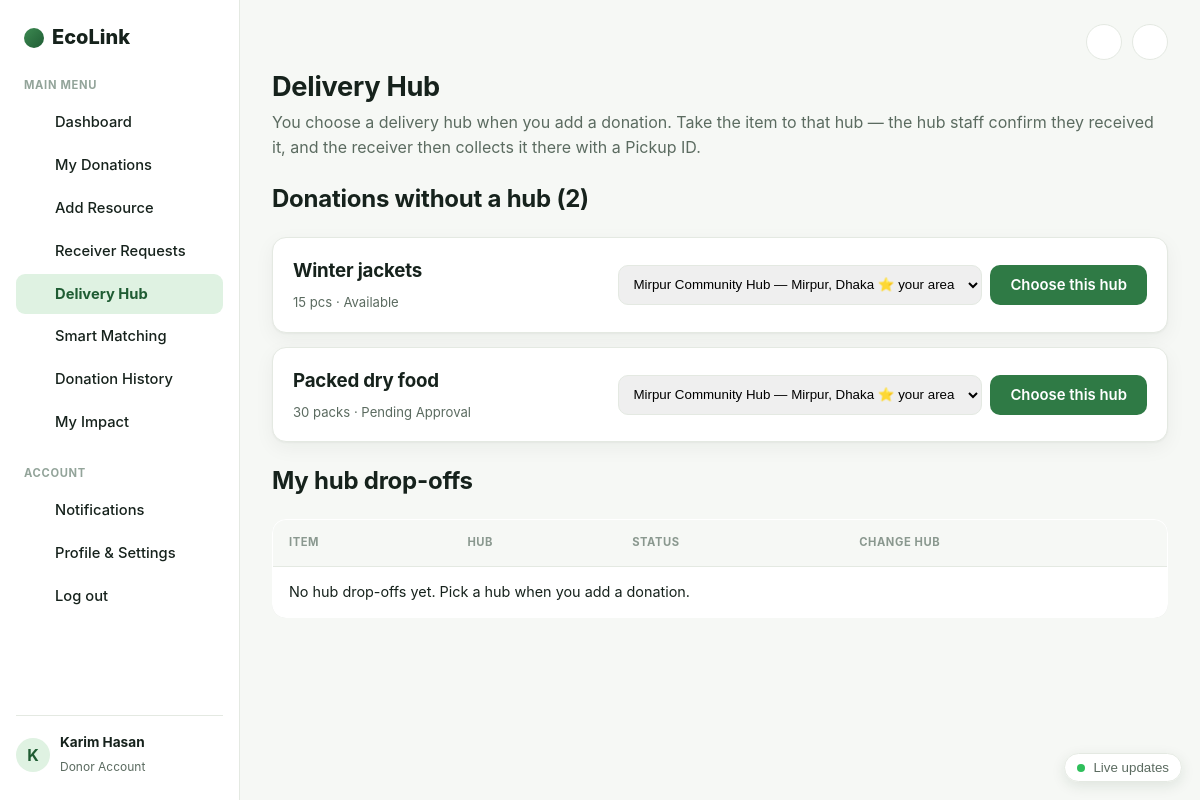
Page /donor/hub_dropoff.php (signed in) on the committed database.
### tables this page shows
CREATE TABLE IF NOT EXISTS donations (
    donation_id         INT AUTO_INCREMENT PRIMARY KEY,
    donor_id            INT NOT NULL,
    category_id         INT NOT NULL,
    title               VARCHAR(200) NOT NULL,
    description         TEXT NULL,
    quantity            INT NOT NULL DEFAULT 1,
    unit                VARCHAR(30) NOT NULL DEFAULT 'pcs',
    condition_grade     ENUM('new','like_new','good','fair') NOT NULL DEFAULT 'good',
    pickup_address      VARCHAR(255) NOT NULL,
    latitude            DOUBLE NULL,
    longitude           DOUBLE NULL,
    expiry_datetime     DATETIME NULL,
    image_path          VARCHAR(255) NULL,
    status              ENUM('pending_approval','available','matched','accepted','pickup','delivered','completed','cancelled','rejected')
                        NOT NULL DEFAULT 'pending_approval',
    matched_receiver_id INT NULL,
    matched_score       DECIMAL(6,2) NULL,
    approved_by         INT NULL,
    approved_at         DATETIME NULL,
    rejection_reason    VARCHAR(255) NULL,
    created_at          TIMESTAMP NOT NULL DEFAULT CURRENT_TIMESTAMP,
    updated_at          TIMESTAMP NOT NULL DEFAULT CURRENT_TIMESTAMP ON UPDATE CURRENT_TIMESTAMP,
    INDEX idx_don_status (status),
    INDEX idx_don_donor (donor_id),
    INDEX idx_don_receiver (matched_receiver_id),
    INDEX idx_don_cat (category_id),
    CONSTRAINT fk_don_donor FOREIGN KEY (donor_id) REFERENCES users(user_id) ON DELETE CASCADE,
    CONSTRAINT fk_don_cat   FOREIGN KEY (category_id) REFERENCES resource_categories(category_id)
);

### config/app.php (called while the page is built, shortened)
<?php
function e(string $str): string {
    return htmlspecialchars($str, ENT_QUOTES, 'UTF-8');
}

### donor/hub_dropoff.php (the view, shortened to what this page needs)
<?php
require_once __DIR__ . '/../config/app.php';
$db = getDB();
$uid = currentUserId();
$me = $db->prepare("SELECT COALESCE(NULLIF(pickup_area,''), address) FROM users WHERE user_id = ?");
$me->execute([$uid]);
$myArea = (string)$me->fetchColumn();
$hubs = $db->query("SELECT * FROM delivery_hubs WHERE is_active = 1 ORDER BY area, name")->fetchAll();
usort($hubs, fn($a, $b) => (int)sameArea($b['area'], $myArea) <=> (int)sameArea($a['area'], $myArea));
$st = $db->prepare(
    "SELECT d.donation_id, d.title, d.quantity, d.unit, d.status
     FROM donations d
     WHERE d.donor_id = ? AND d.status IN ('pending_approval','available','matched','accepted','pickup')
       AND NOT EXISTS (SELECT 1 FROM hub_items i WHERE i.donation_id = d.donation_id)
     ORDER BY d.created_at DESC"
);
$st->execute([$uid]);
$nohub = $st->fetchAll();
$st = $db->prepare(
    "SELECT i.*, h.name AS hub_name, h.area, h.address AS hub_address, h.phone AS hub_phone, h.open_hours,
            d.title, d.quantity, d.unit, d.status AS donation_status
     FROM hub_items i JOIN delivery_hubs h ON h.hub_id = i.hub_id JOIN donations d ON d.donation_id = i.donation_id
     WHERE i.donor_id = ? ORDER BY i.created_at DESC"
);
$st->execute([$uid]);
$mine = $st->fetchAll();
require_once __DIR__ . '/../includes/header.php';
?>
<h1>Delivery Hub</h1>
<p>You choose a delivery hub when you add a donation. Take the item to that hub — the hub staff confirm they received it, and the receiver then collects it there with a Pickup ID.</p>
<?php if ($nohub): ?>
<h2>Donations without a hub (<?= count($nohub) ?>)</h2>
<?php foreach ($nohub as $r): ?>
    <div class="mini-card" style="margin-bottom:14px;">
        <div style="display:flex; gap:16px; flex-wrap:wrap; justify-content:space-between; align-items:center;">
            <div style="flex:1; min-width:220px;">
                <h3 style="margin:0 0 4px;"><?= e($r['title']) ?></h3>
                <small><?= (int)$r['quantity'] ?> <?= e($r['unit']) ?> · <?= e(ucwords(str_replace('_', ' ', $r['status']))) ?></small>
            </div>
            <?php if ($hubs): ?>
            <form method="post" style="display:flex; gap:8px; flex-wrap:wrap;">
                <select name="hub_id" required style="padding:10px; border-radius:10px; border:1px solid var(--line); min-width:240px;">
                    <?php foreach ($hubs as $h): ?>
                        <option value="<?= (int)$h['hub_id'] ?>"><?= e($h['name']) ?> — <?= e($h['area']) ?><?= sameArea($h['area'], $myArea) ? ' ⭐ your area' : '' ?></option>
                    <?php endforeach; ?>
                </select>
                <button class="btn-accent" type="submit">Choose this hub</button>
            </form>
            <?php else: ?><small>No hub is open yet — please ask an admin to create one.</small><?php endif; ?>
        </div>
    </div>
<?php endforeach; ?>
<?php endif; ?>
<h2>My hub drop-offs</h2>
<table class="data-table">
    <thead><tr><th>Item</th><th>Hub</th><th>Status</th><th>Change hub</th></tr></thead>
    <tbody>
    <?php if (!$mine): ?><tr><td colspan="4">No hub drop-offs yet. Pick a hub when you add a donation.</td></tr><?php endif; ?>
    </tbody>
</table>
<?php require_once __DIR__ . '/../includes/footer.php'; ?>

### assets/css/style.css (style rules this page uses)
:root { --ink: #16221c; --ink-soft: #5b6b60; --line: #e4e9e2; --bg: #f6f8f5; --card: #ffffff; --mint: #e6f3e8; --mint-line: #cfe8d2; --forest: #14361f; --forest-2: #1f5c33; --green: #2f7a45; --green-light: #dff2e2; --amber-bg: #fdf1d8; --amber-text: #92650b; --blue-bg: #e2edfb; --blue-text: #1f5aa8; --purple-bg: #f0e6fb; --purple-text: #6b3fa0; --teal-bg: #dcf3ee; --teal-text: #147865; --gray-bg: #eef1ee; --gray-text: #5b6b60; --red-bg: #fbe3e1; --red-text: #a13327; --radius: 14px; --radius-sm: 10px; --shadow: 0 1px 2px rgba(20,30,20,0.04), 0 6px 20px rgba(20,30,20,0.05); }
* { box-sizing: border-box; }
body { margin: 0; font-family: -apple-system, BlinkMacSystemFont, 'Segoe UI', Inter, Roboto, Arial, sans-serif; color: var(--ink); background: var(--bg); line-height: 1.55; -webkit-font-smoothing: antialiased; }
h1, h2, h3 { color: var(--ink); letter-spacing: -0.01em; }
main.app-main > h1:first-of-type, .app-main h1 { font-size: 1.7rem; margin: 4px 0 2px; }
.app-main > p:first-of-type, .page-subtitle { color: var(--ink-soft); margin: 0 0 20px; }
.btn-primary, .btn-secondary, .btn-small, .btn-accent { display: inline-flex; align-items: center; justify-content: center; gap: 6px; border: none; padding: 11px 20px; border-radius: 10px; font-weight: 600; cursor: pointer; font-size: 0.93rem; font-family: inherit; }
.btn-accent { background: var(--green); color: #fff; }
.mini-card { background: var(--card); border: 1px solid var(--line); border-radius: var(--radius); box-shadow: var(--shadow); padding: 18px 20px; }
.mini-card span:last-child, .mini-card small { color: var(--ink-soft); font-size: 0.82rem; }
.data-table { width: 100%; border-collapse: collapse; background: var(--card); border: 1px solid var(--line); border-radius: var(--radius); overflow: hidden; box-shadow: var(--shadow); margin-bottom: 30px; }
.data-table th, .data-table td { padding: 14px 16px; text-align: left; border-bottom: 1px solid var(--line); font-size: 0.9rem; }
.data-table th { background: var(--bg); color: #8a988f; text-transform: uppercase; font-size: 0.7rem; letter-spacing: 0.05em; font-weight: 700; }
.data-table tr:last-child td { border-bottom: none; }
input, select, textarea, button { max-width: 100%; }
.app-main h1, .app-main h2, .app-main h3 { overflow-wrap: anywhere; }
.table-scroll > .data-table { margin-bottom: 0; min-width: 640px; }

### rows in the picture
donations: title "Winter jackets", quantity "15", unit "pcs", status "Available"
donations: title "Packed dry food", quantity "30", unit "packs", status "Pending Approval"

### other values in the picture
$menu['label'] "MAIN MENU"
$item['label'] "Dashboard"
$item['label'] "My Donations"
$item['label'] "Add Resource"
$item['label'] "Receiver Requests"
$item['label'] "Delivery Hub"
$item['label'] "Smart Matching"
$item['label'] "Donation History"
$item['label'] "My Impact"
substr($_SESSION['full_name'] ?? 'U', 0, 1) "K"
$_SESSION['full_name'] "Karim Hasan"
currentUserRole() "Donor"
count($nohub) "2"
form field hub_id "Mirpur Community Hub — Mirpur, Dhaka ⭐ your area"
